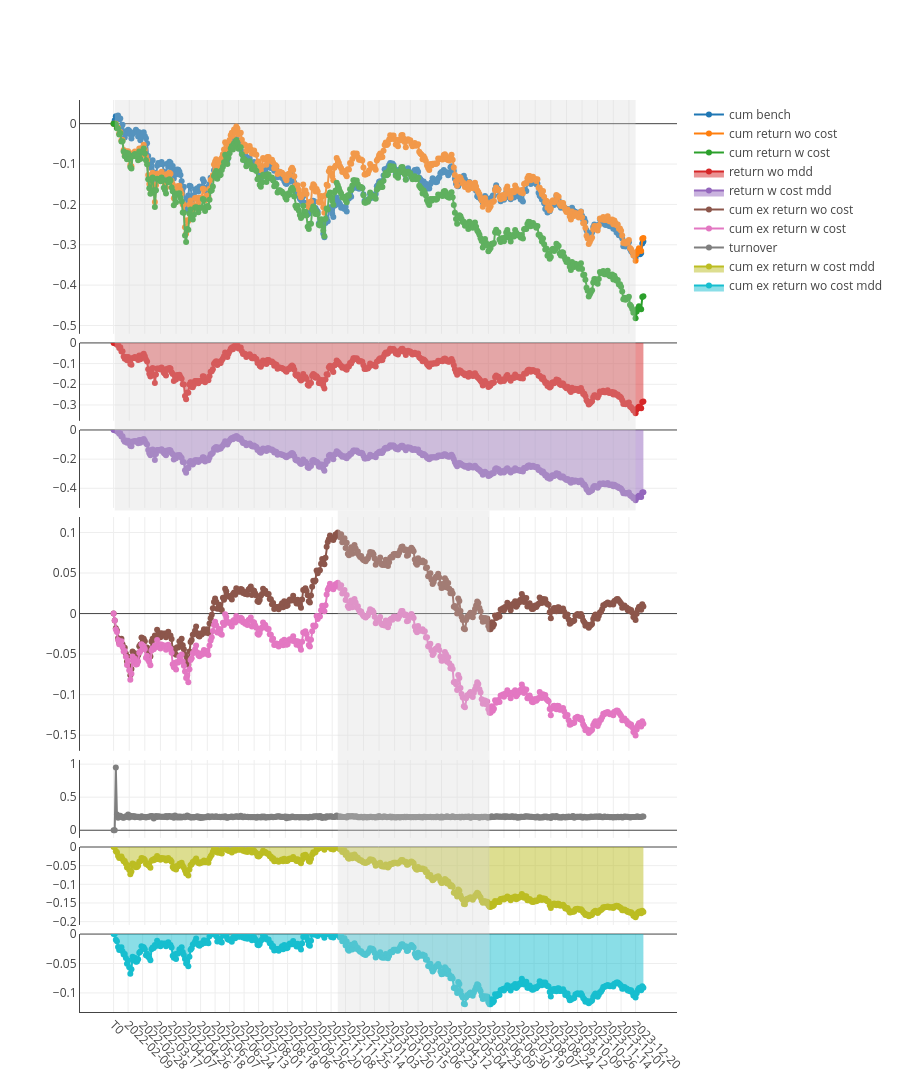

Here is the notebook cell this chart was saved with:
### Code cell
import pickle

file_path = f'out/backtests/{ex_num}/boot/0-graph.pkl'

with open(file_path, 'rb') as file:
    chart = pickle.load(file)
chart.show()

### Figure 1 — Plotly figure (JSON) as saved in the notebook; plotly's stock layout.template omitted (floating-point values rounded to 4 significant figures; data arrays with more than 128 entries replaced by an {"elided": "..."} marker saying what was removed)
{"data": [{"mode": "lines+markers", "name": "cum bench", "type": "scatter", "x": {"elided": "476 str values"}, "xaxis": "x", "y": {"elided": "476 float values"}, "yaxis": "y"}, {"mode": "lines+markers", "name": "cum return wo cost", "type": "scatter", "x": {"elided": "476 str values"}, "xaxis": "x", "y": {"elided": "476 float values"}, "yaxis": "y"}, {"mode": "lines+markers", "name": "cum return w cost", "type": "scatter", "x": {"elided": "476 str values"}, "xaxis": "x", "y": {"elided": "476 float values"}, "yaxis": "y"}, {"fill": "tozeroy", "mode": "lines+markers", "name": "return wo mdd", "type": "scatter", "x": {"elided": "476 str values"}, "xaxis": "x2", "y": {"elided": "476 float values"}, "yaxis": "y2"}, {"fill": "tozeroy", "mode": "lines+markers", "name": "return w cost mdd", "type": "scatter", "x": {"elided": "476 str values"}, "xaxis": "x3", "y": {"elided": "476 float values"}, "yaxis": "y3"}, {"mode": "lines+markers", "name": "cum ex return wo cost", "type": "scatter", "x": {"elided": "476 str values"}, "xaxis": "x4", "y": {"elided": "476 float values"}, "yaxis": "y4"}, {"mode": "lines+markers", "name": "cum ex return w cost", "type": "scatter", "x": {"elided": "476 str values"}, "xaxis": "x4", "y": {"elided": "476 float values"}, "yaxis": "y4"}, {"mode": "lines+markers", "name": "turnover", "type": "scatter", "x": {"elided": "476 str values"}, "xaxis": "x5", "y": {"elided": "476 float values"}, "yaxis": "y5"}, {"fill": "tozeroy", "mode": "lines+markers", "name": "cum ex return w cost mdd", "type": "scatter", "x": {"elided": "476 str values"}, "xaxis": "x6", "y": {"elided": "476 float values"}, "yaxis": "y6"}, {"fill": "tozeroy", "mode": "lines+markers", "name": "cum ex return wo cost mdd", "type": "scatter", "x": {"elided": "476 str values"}, "xaxis": "x7", "y": {"elided": "476 float values"}, "yaxis": "y7"}], "layout": {"height": 1200, "shapes": [{"fillcolor": "#d3d3d3", "line": {"width": 0}, "opacity": 0.3, "type": "rect", "x0": "2022-01-17", "x1": "2023-12-20", "xref": "x", "y0": 0.55, "y1": 1, "yref": "paper"}, {"fillcolor": "#d3d3d3", "line": {"width": 0}, "opacity": 0.3, "type": "rect", "x0": "2022-11-16", "x1": "2023-06-08", "xref": "x", "y0": 0, "y1": 0.55, "yref": "paper"}], "title": {"text": " "}, "xaxis": {"anchor": "y", "domain": [0, 1], "matches": "x7", "showline": false, "showticklabels": false, "tickangle": 45, "type": "category"}, "xaxis2": {"anchor": "y2", "domain": [0, 1], "matches": "x7", "showline": false, "showticklabels": false, "tickangle": 45, "type": "category"}, "xaxis3": {"anchor": "y3", "domain": [0, 1], "matches": "x7", "showline": false, "showticklabels": false, "tickangle": 45, "type": "category"}, "xaxis4": {"anchor": "y4", "domain": [0, 1], "matches": "x7", "showline": false, "showticklabels": false, "tickangle": 45, "type": "category"}, "xaxis5": {"anchor": "y5", "domain": [0, 1], "matches": "x7", "showline": false, "showticklabels": false, "tickangle": 45, "type": "category"}, "xaxis6": {"anchor": "y6", "domain": [0, 1], "matches": "x7", "showline": false, "showticklabels": false, "tickangle": 45, "type": "category"}, "xaxis7": {"anchor": "y7", "domain": [0, 1], "showline": true, "tickangle": 45, "type": "category"}, "yaxis": {"anchor": "x", "domain": [0.7436, 1], "showline": true, "showticklabels": true, "zeroline": true}, "yaxis2": {"anchor": "x2", "domain": [0.6482, 0.7336], "showline": true, "showticklabels": true, "zeroline": true}, "yaxis3": {"anchor": "x3", "domain": [0.5527, 0.6382], "showline": true, "showticklabels": true, "zeroline": true}, "yaxis4": {"anchor": "x4", "domain": [0.2864, 0.5427], "showline": true, "showticklabels": true, "zeroline": true}, "yaxis5": {"anchor": "x5", "domain": [0.1909, 0.2764], "showline": true, "showticklabels": true, "zeroline": true}, "yaxis6": {"anchor": "x6", "domain": [0.09545, 0.1809], "showline": true, "showticklabels": true, "zeroline": true}, "yaxis7": {"anchor": "x7", "domain": [0, 0.08545], "showline": true, "showticklabels": true, "zeroline": true}}}
